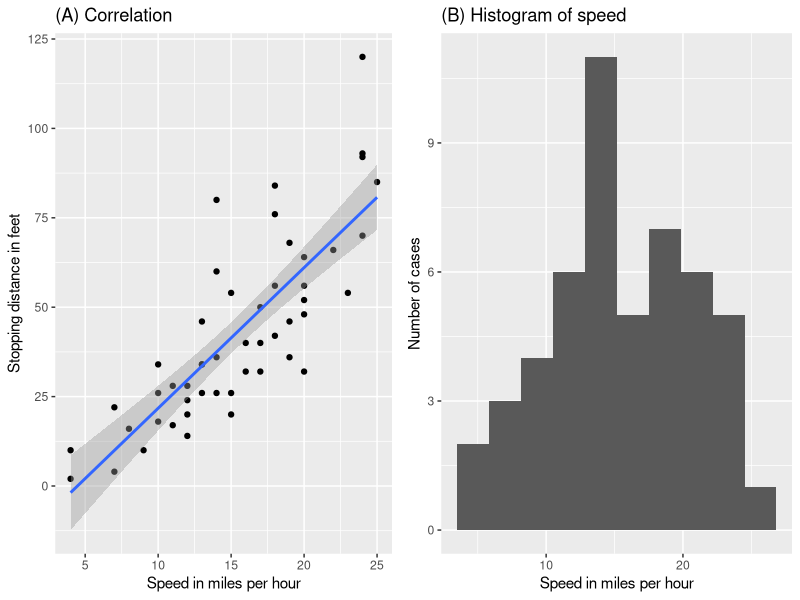

This chart was generated by the following R code:
## ---- chunk 1
# This r chunk is used to set everything up. You can also analyse your data in here.
# You need to load everything you need for analysis in chunks like this one.
# This includes the respective libraries.
library(knitr)
library(ggplot2)
library(gridExtra)

# Here is also the place where you can specify general settings.First, you need to load the library knitr to do that, however. The following setting is necessary to create figure captions. 
opts_knit$set(eval.after = 'fig.cap')
# The next bit basically specifies that chunks are not echoed and that warnings, messages or plots/tables that are generated in chunk are not shown unless you specified it. 
opts_chunk$set(echo = FALSE, warning = FALSE, message = FALSE, include = FALSE)
# You will need to load the data of course.
data('cars')
# In this case, we will load an example data set.
## ---- chunk 2
# This chunk is basically a R script. So you are also able to copy your own R function in here to use them. I copied two of my functions (pValue and rValue) in here, which will later help to report the statistics. 
pValue <-function(x, sign = '='){
  if (inherits(x, "lm")){
    s <- summary.lm(x)
    x <- pf(s$fstatistic[1L], s$fstatistic[2L], s$fstatistic[3L], lower.tail = FALSE)
    if(x > 1){
      stop("There is no p-value greater than 1")
    } else if(x < 0.001){
      x.converted <- '< .001'
    } else{
      x.converted <- paste(sign,substr(as.character(round(x, 3)), 2,5))
    } 
  } else {
    if(x > 1){
      stop("There is no p-value greater than 1")
    } else if(x < 0.001){
      x.converted <- '< .001'
    } else{
      x.converted <- paste(sign,substr(as.character(round(x, 3)), 2,5))
    } 
  }
  return(x.converted)
}
rValue <-function(x){
  if (inherits(x, "lm")){
    r.squared <- summary(x)$r.squared
    x.converted <- paste('=',substr(as.character(round(r.squared, 3)), 2,5)) 
  } else {
    if (x < 0){
      x.converted <- paste('= -',substr(as.character(abs(round(x, 3))), 2,5), sep = '') 
    } else {
      x.converted <- paste('=',substr(as.character(abs(round(x, 3))), 2,5)) 
    }
  }
  return(x.converted) 
}
# You can do all of the analysis in this chunk, but you don't have to. 
## ---- chunk 3
result <- cor.test(~ speed + dist, data = cars)
## ---- chunk 4
corrPlot <- ggplot(cars, aes(x = speed, y = dist)) + geom_point() + geom_smooth(method = 'lm') + labs(x = 'Speed in miles per hour', y = 'Stopping distance in feet', title = '(A) Correlation')

histPlot <- ggplot(cars, aes(x = speed)) + geom_histogram(bins = 10) + labs(x = 'Speed in miles per hour', y = 'Number of cases', title = '(B) Histogram of speed')

grid.arrange(corrPlot, histPlot, ncol = 2)

cap <- paste('(A) Correlation. There is a significant correlation between the speed of a car and the distance it needs to stop, *r*', rValue(result$estimate),  ', *p*' , pValue(result$p.value),'. (B) Histogram.')
## ---- chunk 5
dataMean <- runif(6, min = 3, max = 4)
dataSD   <- runif(6, min = 0.1, max = 1)

table1 <- data.frame(Group = c('Control', 'Intervention'),
                     Parameter1 = paste(round(dataMean[1:2], 2), ' (', round(dataSD[1:2], 2), ')', sep = ''),
                     Parameter2 = paste(round(dataMean[3:4], 2), ' (', round(dataSD[3:4], 2), ')', sep = ''),
                     Parameter3 = paste(round(dataMean[5:6], 2), ' (', round(dataSD[5:6], 2), ')', sep = ''))
      
names(table1) <- c('Condition', 'Parameter 1', 'Parameter 2', 'Parameter 3')


kable(table1, caption = "This is table.")
